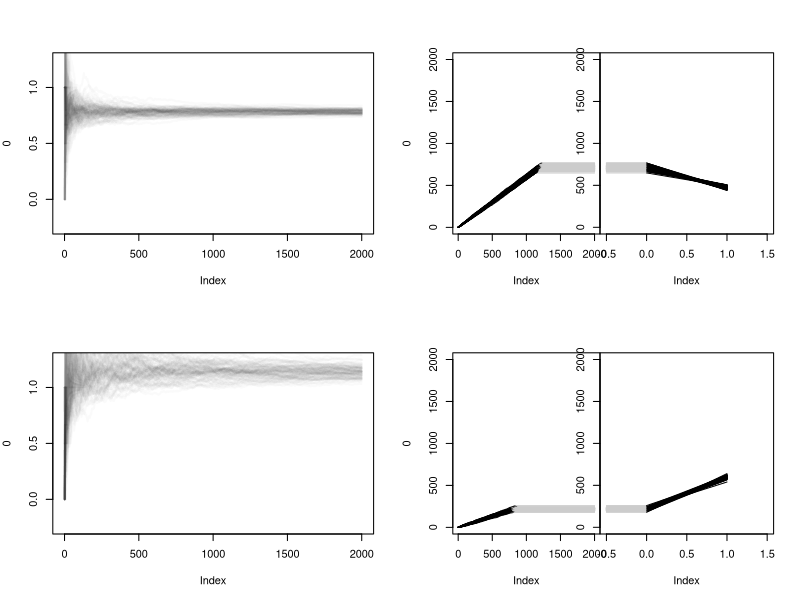

Recreate this plot in R.


prev_choices <- 0:10
lt_parameters <- (2/3)*prev_choices/10
st_parameters <- (1/3)+(2/3)*prev_choices/10

# plot(lt_parameters,ylim=c(0,1),pch=21,bg='black',type='o',cex=2)
# points(st_parameters,pch=21,bg='white',type='o',cex=2)



harvard_game <- function(choice) {
  possible_outcomes <- c('loss','win')
  
  if(choice=='short_term'){
    result <- possible_outcomes[rbinom(1,size=1,prob=st_parameters[pos])+1]
    if(pos!=1){
      pos <- pos-1
    }
  }
  else if(choice=='long_term'){
    result <- possible_outcomes[rbinom(1,size=1,prob=lt_parameters[pos])+1]
    if(pos!=11){
      pos <- pos+1
    }
  }
  
  return(result)
}



wsls <- function(previous_choice,
                 previous_result,
                 trial,
                 theta) {
  
  if(trial!=1){
    if(previous_result=='win'){
      next_choice <- sample(c(previous_choice,possible_choices[which(possible_choices!=previous_choice)]),
                            size=1,prob=c(theta,1-theta))
    }
    else if(previous_result=='loss'){
      next_choice <- sample(c(previous_choice,possible_choices[which(possible_choices!=previous_choice)]),
                            size=1,prob=c(1-theta,theta))
    }
  }  
  else{
    next_choice <- possible_choices[rbinom(1,size=1,prob=theta)+1]
  }
  
  return(next_choice)
}



rndm <- function(theta){
  next_choice <- possible_choices[rbinom(1,size=1,prob=theta)+1]
  return(next_choice)
}






# Global Variables
n_trials <- 2000
sims_per_parameter <- 100
possible_choices <- c('short_term','long_term')
pos <- 5 # starting indexing of alternatives' vectors

wsls_results <- array(dim=c(sims_per_parameter,n_trials))
wsls_choices <- array(dim=c(sims_per_parameter,n_trials))
rndm_results <- array(dim=c(sims_per_parameter,n_trials))
rndm_choices <- array(dim=c(sims_per_parameter,n_trials))

for(spp in 1:sims_per_parameter){
  previous_choice_wsls <- NULL
  previous_result_wsls <- NULL
  for(trial in 1:n_trials){
    wsls_choices[spp,trial] <- wsls(previous_choice=previous_choice_wsls,
                                    previous_result=previous_result_wsls,
                                    trial=trial,theta=.8)
    rndm_choices[spp,trial] <- rndm(theta=.8)
    wsls_results[spp,trial] <- harvard_game(wsls_choices[spp,trial])
    rndm_results[spp,trial] <- harvard_game(rndm_choices[spp,trial])
    previous_choice_wsls <- wsls_choices[spp,trial]
    previous_result_wsls <- wsls_results[spp,trial]
  }
}






add_tseries <- function(results_array,choices_array,alternative){
  for(i in 1:dim(results_array)[1]){
    results <- wsls_results[i,]
    choices <- wsls_choices[i,]
    
    points(which(choices==alternative),
           cumsum(results=='win')[choices==alternative]/cumsum(choices==alternative)[choices==alternative],
           type='l',lwd=2,col='#00000005')
  }
}

add_cumrec <- function(results_array,choices_array,alternative){
  
  for(i in 1:dim(results_array)[1]){
    results <- wsls_results[i,]
    choices <- wsls_choices[i,]
    lines(1:sum(choices==alternative),
          cumsum(results[which(choices==alternative)]=='win'))
    lines(c(sum(choices==alternative),n_trials),
          rep(sum(results[which(choices==alternative)]=='win'),2),
          col='#cccccc')
    }
  
}

add_winmargin <- function(results_array,choices_array,alternative){
  for(i in 1:dim(results_array)[1]){
    results <- wsls_results[i,]
    choices <- wsls_choices[i,]
    lines(c(-0.5,0),
          rep(sum(results[which(choices==alternative)]=='win'),2),
          col='#cccccc')
    lines(c(0,1),
          c(sum(choices==alternative&results=='win'),
            sum(choices==alternative&results=='loss')))
  }
}

display_alternative <- function(alternative) {
  
  par(mar=c(5,4,4,2))
  plot(0,type='n',xlim=c(1,n_trials),ylim=c(-.25,1.25))
  add_tseries(wsls_results,wsls_choices,alternative)
  
  par(mar=c(5,4,4,0))
  plot(0,type='n',xlim=c(1,n_trials),ylim=c(1,n_trials))
  add_cumrec(wsls_results,wsls_choices,alternative)
  
  par(mar=c(5,0,4,2))
  plot(0,type='n',xlim=c(-.5,1.5),ylim=c(0,n_trials))
  add_winmargin(wsls_results,wsls_choices,alternative)
  
}


pdf(file='wsls_sim_Hgame.pdf',width=11,height=8)
layout(matrix(1:6,ncol=3,byrow=T),widths=c(2,1,1))
display_alternative('short_term')
display_alternative('long_term')
dev.off()
